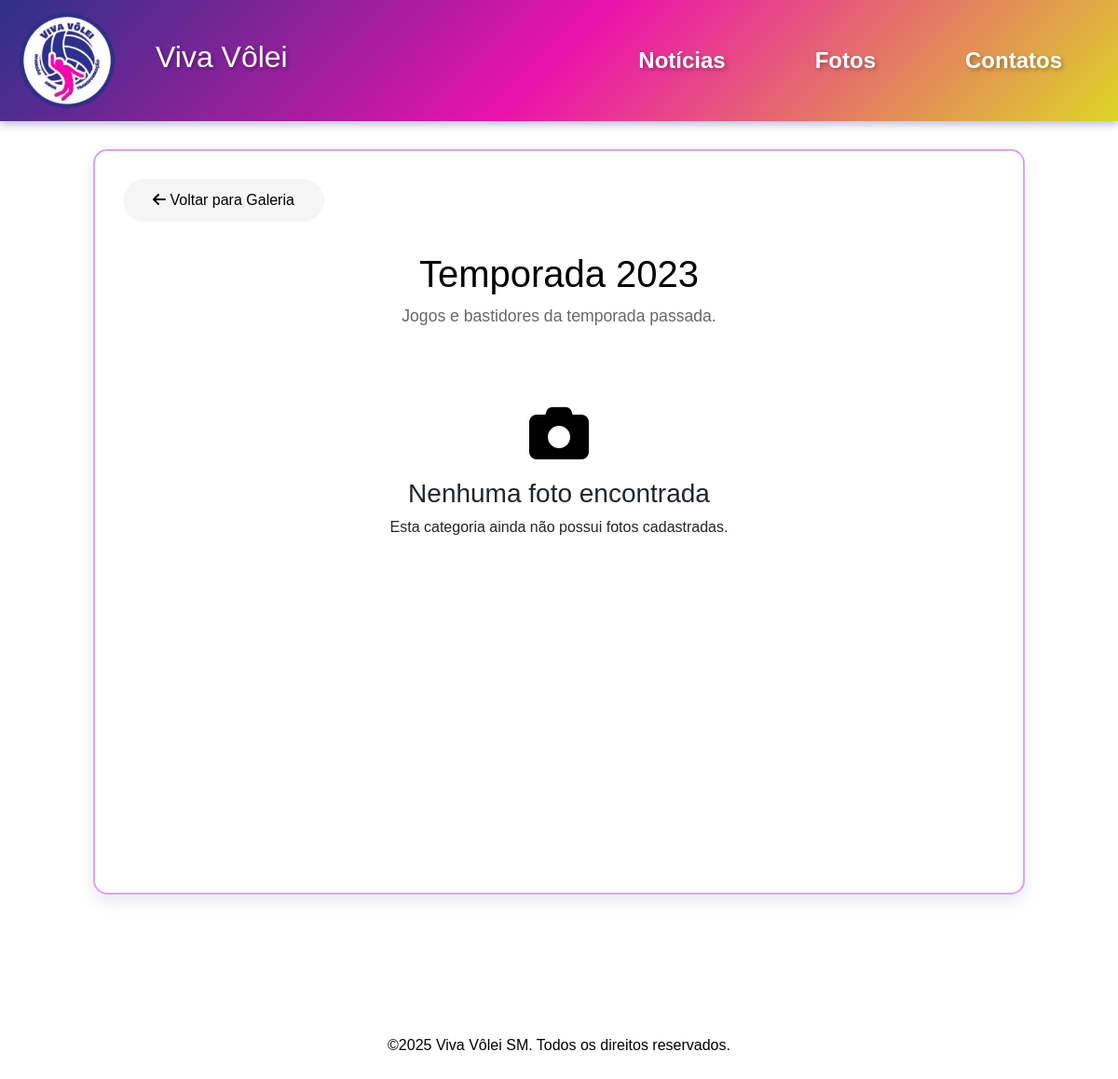
/galeria-categoria.php?id=2, run on the app's committed database.
### tables this page shows
CREATE TABLE `categorias_fotos` (
  `id` int NOT NULL AUTO_INCREMENT,
  `nome` varchar(100) NOT NULL,
  `slug` varchar(100) NOT NULL,
  `descricao` text,
  `imagem_capa` varchar(255) DEFAULT NULL,
  `created_at` timestamp NOT NULL DEFAULT CURRENT_TIMESTAMP,
  `updated_at` timestamp NOT NULL DEFAULT CURRENT_TIMESTAMP ON UPDATE CURRENT_TIMESTAMP,
  PRIMARY KEY (`id`),
  UNIQUE KEY `slug` (`slug`)
);

### src/ConexaoMysql.php (called while the page is built, shortened)
<?php
class ConexaoMysql {
    protected $mysqli;
    protected $server = '127.0.0.1';
    protected $user = 'root';
    protected $pass = '';
    protected $dataBase = 'viva';
    public function Conectar(){
        $this->mysqli = new mysqli($this->server, $this->user, $this->pass, $this->dataBase);
        $this->mysqli->set_charset('utf8');
    }
    public function Consultar($sql){
        try {
            if ($result = $this->mysqli->query($sql)){
                return $result;
            } else {
                $this->total = 0;
                return null;
            }
        } catch (Exception $exc) {
            $this->Desconectar();
        }
    }
 public function Desconectar(){
    if ($this->mysqli instanceof mysqli && !is_null($this->mysqli)) {
        $this->mysqli = null;
    }
}
}

### galeria-categoria.php (the view, shortened to what this page needs)
<?php
$categoria_id = intval($_GET['id']);
require_once 'src/ConexaoMysql.php';
$con = new ConexaoMysql();
$con->Conectar();
$sqlCategoria = "SELECT * FROM categorias_fotos WHERE id = '$categoria_id'";
$resultadoCategoria = $con->Consultar($sqlCategoria);
$categoria = $resultadoCategoria->fetch_assoc();
$sql = "SELECT * FROM fotos WHERE categoria_id = '$categoria_id' ORDER BY created_at DESC";
$resultado = $con->Consultar($sql);
?>
<!DOCTYPE html>
<html lang="pt-br">
<head>
    <link href="https://cdn.jsdelivr.net/npm/bootstrap@5.3.0/dist/css/bootstrap.min.css" rel="stylesheet">
    <link rel="stylesheet" href="https://cdnjs.cloudflare.com/ajax/libs/font-awesome/6.0.0-beta3/css/all.min.css">
    <link rel="stylesheet" href="css/fotos.css">
</head>
<body>
    <nav class="navbar navbar-expand-lg navbar-light">
        <div class="container-fluid">
            <img src="src/img/369951376_309555475108077_7449468456577851380_n-removebg-preview.png" alt="Logo" class="img-fluid logo" id="logo">
             <a class="navbar-brand d-flex align-items-center" href="viva.php">
                <h2>Viva Vôlei</h2>
            </a>
            <div class="collapse navbar-collapse justify-content-end" id="navbarNav">
                <ul class="navbar-nav">
                    <li class="nav-item"><a class="nav-link" href="noticias.php">Notícias</a></li>
                    <li class="nav-item"><a class="nav-link" href="fotos.php">Fotos</a></li>
                    <li class="nav-item"><a class="nav-link" href="contatos.php">Contatos</a></li>
                </ul>
            </div>
        </div>
    </nav>
    <div class="container-principal">
        <div class="conteudo-centralizado">
            <a href="fotos.php" class="btn-voltar">
                <i class="fas fa-arrow-left"></i> Voltar para Galeria
            </a>
            <div class="categoria-header">
                <h2><?php echo htmlspecialchars($categoria['nome']); ?></h2>
                <p><?php echo htmlspecialchars($categoria['descricao']); ?></p>
            </div>
            <?php if ($resultado && $resultado->num_rows > 0): ?>
                <div class="galeria-fotos">
                    <?php while ($foto = $resultado->fetch_assoc()): ?>
                        <div class="foto-item" style="position: relative;">
                            <?php if (isset($_SESSION['cpf'])): ?>
                                <div class="foto-admin" style="position: absolute; top: 10px; right: 10px; opacity: 0; transition: opacity 0.3s; z-index: 10;">
                                    <a href="foto-delete.php?id=<?php echo $foto['id']; ?>&categoria_id=<?php echo $categoria_id; ?>"
                                       class="btn btn-sm btn-danger"
                                       onclick="return confirm('Tem certeza que deseja excluir esta foto?');"
                                       title="Excluir foto">
                                        <i class="fas fa-trash"></i>
                                    </a>
                                </div>
                            <?php endif; ?>
                            <div onclick="mostrarFoto('<?php echo htmlspecialchars($foto['caminho']); ?>', '<?php echo htmlspecialchars($foto['titulo']); ?>', '<?php echo htmlspecialchars($foto['descricao']); ?>')"
                                 data-bs-toggle="modal" data-bs-target="#modalFoto" style="cursor: pointer;">
                                <?php if (file_exists($foto['caminho'])): ?>
                                    <img src="<?php echo htmlspecialchars($foto['caminho']); ?>"
                                         alt="<?php echo htmlspecialchars($foto['titulo']); ?>">
                                <?php else: ?>
                                    <img src="src/img/default.jpg" alt="Imagem não encontrada">
                                <?php endif; ?>
                            </div>
                        </div>
                    <?php endwhile; ?>
                </div>
            <?php else: ?>
                <div class="sem-fotos">
                    <i class="fas fa-camera"></i>
                    <h3>Nenhuma foto encontrada</h3>
                    <p>Esta categoria ainda não possui fotos cadastradas.</p>
                </div>
            <?php endif; ?>
        </div>
    </div>
    <footer class="footer">
        <div class="container">
                <p>&copy;2025 Viva Vôlei SM. Todos os direitos reservados.</p>
        </div>
    </footer>
</body>
</html>

### css/fotos.css (style rules this page uses)
* { margin: 0; padding: 0; box-sizing: border-box; font-family:'Lucida Sans', 'Lucida Sans Regular', 'Lucida Grande', 'Lucida Sans Unicode', Geneva, Verdana, sans-serif; }
body { background: white }
.logo { max-height: 110px; margin-top: -15px; margin-bottom: -15px; margin-left: 5px; }
.navbar { box-shadow: 0 4px 8px rgba(46, 49, 137, 0.3); height: 130px; background: linear-gradient(135deg, #2e3189 0%, #ec12ac 50%, #ddd526 100%); color: white; position: relative; }
.navbar::before { content: ''; position: absolute; top: 0; left: 0; right: 0; bottom: 0; background: linear-gradient(135deg, #2e3189 0%, rgba(236, 18, 172, 0.9) 50%, rgba(221, 213, 38, 0.9) 100%); z-index: 1; }
.navbar > * { position: relative; z-index: 2; }
.navbar a { position: relative; color: white; text-decoration: none; font-weight: 600; margin-left: 40px; margin-right: 40px; text-shadow: 2px 2px 4px rgba(0, 0, 0, 0.3); transition: all 0.3s ease; }
.navbar a::before { content: ''; position: absolute; top: 100%; left: 0; width: 0; height: 3px; background: linear-gradient(90deg, #f9fb00, #ec12ac); transition: width 0.3s ease; border-radius: 2px; }
.navbar-nav { text-align: center; }
.navbar-nav .nav-link { padding: 10px 20px; font-size: 24px; }
.container-principal { display: flex; justify-content: center; min-height: 100vh; width: 100%; margin-top: 30px; }
.conteudo-centralizado { background: white; width: 100%; max-width: 1000px; padding: 30px; border-radius: 15px; box-shadow: 0 8px 16px rgba(46, 49, 137, 0.1); border: 2px solid rgba(163, 18, 236, 0.392); }
.footer { color: whitesmoke; padding: 20px 0; text-align: center; margin-top: 130px; }
.container { color: black; }

### galeria-categoria.php (style rules this page uses)
.btn-voltar { background: whitesmoke; color: black; padding: 0.7rem 2rem; border: none; border-radius: 25px; text-decoration: none; display: inline-block; margin-bottom: 2rem; transition: all 0.3s; }
.sem-fotos { text-align: center; padding: 3rem; background: white; border-radius: 15px; margin: 2rem 0; }
.sem-fotos i { font-size: 4rem; color: black; margin-bottom: 1rem; }
.categoria-header { text-align: center; margin-bottom: 2rem; }
.categoria-header h2 { color: black; font-size: 2.5rem; margin-bottom: 0.5rem; }
.categoria-header p { color: #666; font-size: 1.1rem; }

### data on the page
categorias_fotos: nome "Temporada 2023", descricao "Jogos e bastidores da temporada passada."
